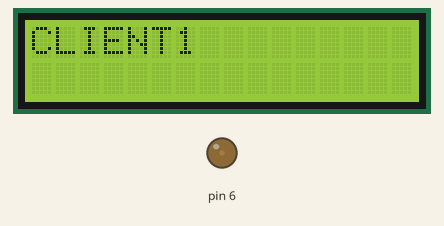
Recording of a sketch running on a simulated Arduino Uno, built with avr-gcc and run on an emulated ATmega328P. On the bench: 16×2 character LCD, output pins drawn as LEDs (lit = HIGH). The modem accepts every AT command (registered, SIM ready, sends succeed) and sends nothing else.

Above: at 0.1 s.
At 16.2 s:
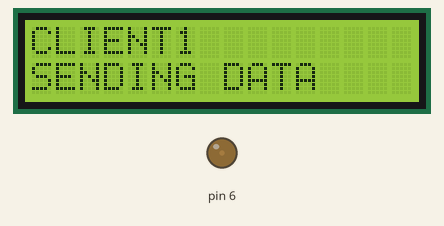
At 19.2 s:
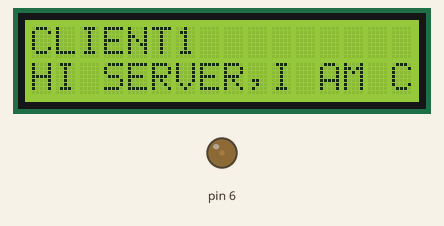
Timing chart, 0 to 20.7 s (numbered marks = the images above):
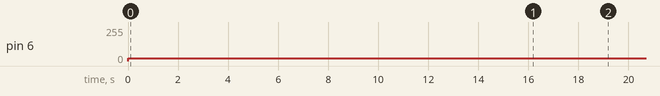

The sketch:

ESPCLIENT2.ino
```cpp
#include <SoftwareSerial.h>
#include <LiquidCrystal.h>

LiquidCrystal lcd(12, 11, 5, 4, 8, 7);
SoftwareSerial esp8266(2,3); // make RX Arduino line is pin 2, make TX Arduino line is pin 3.
                             // This means that you need to connect the TX line from the esp to the Arduino's pin 2
int c=0;                           // and the RX line from the esp to the Arduino's pin 3
void setup()
{
 // int c=0;
 analogWrite(6,20);
  lcd.begin(16, 2);
  lcd.clear();
   lcd.setCursor(0,0);
  lcd.print("CLIENT1");
  delay(3000);
  //////////////////////
  Serial.begin(9600);
  esp8266.begin(9600); // your esp's baud rate might be different
  esp8266.println("AT");
  delay(500);
  c++;
  esp8266.println("AT+CWMODE=1");
  delay(500);
  c++;
  String s1="AT+CWJAP=";
  String s2="ESPSERVER";
  String s3=s1+'"'+s2+'"'+','+'"'+'"';
  esp8266.println(s3);
  delay(500);
  c++;
  if(c==3)
  {
  //  delay(5000);
    tcp();
    }
}

void tcp()
{
  delay(5000);
  String s4="AT+CIPSTART=";
  String s5="TCP";
  String s6="192.168.4.1";
  String s7="80";
  String s8=s4+'"'+s5+'"'+','+'"'+s6+'"'+','+s7;
  esp8266.println(s8);
  //Serial.println(s8);
  delay(5000);
  esp8266.println("AT+CIPSEND=25");
  delay(500);
  ///////////////////////////
  lcd.clear();
  lcd.setCursor(0,0);
  lcd.print("CLIENT1");
  delay(1000);
  lcd.setCursor(0,1);
  lcd.print("SENDING DATA");
  delay(3000);
  lcd.setCursor(0,1);
  lcd.print("HI SERVER,I AM CLIENT");
  delay(1000);
  /////////////////////////////////////
  esp8266.println("hi server!, i am client2.");
  delay(500);
  esp8266.println("AT+CIPCLOSE=0");
  delay(3000);
  tcp();
  }

void loop()
{
  if(esp8266.available()) // check if the esp is sending a message
  {

    while(esp8266.available())
    {
      // The esp has data so display its output to the serial window
      char c = esp8266.read(); // read the next character.
      Serial.write(c);
    }

  }


  if(Serial.available())
  {
    // the following delay is required because otherwise the arduino will read the first letter of the command but not the rest
    // In other words without the delay if you use AT+RST, for example, the Arduino will read the letter A send it, then read the rest and send it
    // but we want to send everything at the same time.
    delay(1000);

    String command="";

    while(Serial.available()) // read the command character by character
    {
        // read one character
      command+=(char)Serial.read();
    }
    esp8266.println(command);
  }
}
```

Measured:
- by itself, pin 6: 0/255 → 20/255 at 0.00 s
- what the display in image 1 shows lasts 3.0 s, from 16.2 s to 19.2 s
